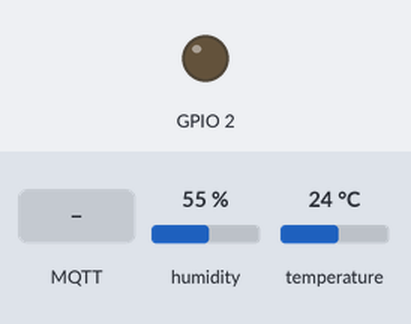
Recording of a program running on a simulated ESP32. Shown: output pins drawn as LEDs (lit = HIGH). The test bench sets the inputs (shaded band); at power-on: humidity 55 %, temperature 24 °C. No MQTT or app messages arrive unless stated; what the program prints to the serial monitor is not drawn.

Above: at 2.7 s.
2.8 s: MQTT message "on" arrives on the first subscribed topic
At 3.4 s:
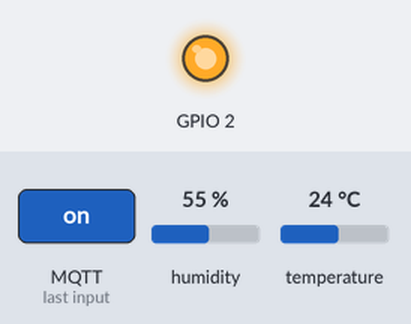
4.3 s: MQTT message "off" arrives on the first subscribed topic
At 4.7 s:
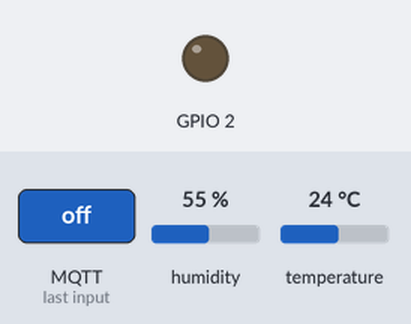
Timing chart, 0 to 7.3 s (numbered marks = the images above; inputs shaded):
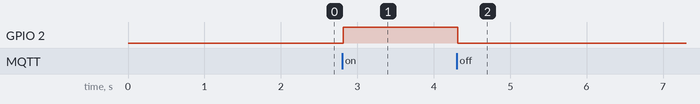

The program:

main.cpp
```cpp
// (licence header left out)
#include "mqtt.h"

/**
 * @brief Constants go here
 */
long lastMsg = 0;
int pinDHT11 = 27;
SimpleDHT11 dht11(pinDHT11);
char msg[50];
int value = 0;

/**
 * @brief Variable to publish
 */
float temperature = 0;
float humidity = 0;

/**
 * @brief Pins to use below
 */

void setup()
{
    Serial.begin(9600);

    setup_wifi();
    setup_mqtt();

    //pinMode(ledPin, OUTPUT);
}

void loop()
{
    if (!client_connected())
    {
        reconnect_mqtt();
    }

    client_loop();

    long now = millis();
    if (now - lastMsg > 5000)
    {
        lastMsg = now;

        int err = dht11.read2(&temperature, &humidity, NULL);

        //Char pointer (strings) for storage.
        char tempString[8];
        char humdString[8];

        //Temperature print out and publish
        dtostrf(temperature, 1, 2, tempString);
        Serial.print("Temperature: ");
        Serial.println(tempString);
        publish("esp32/temperature", tempString);

        //HUmidity print out and publish
        dtostrf(humidity, 1, 2, humdString);
        Serial.print("Humidity: ");
        Serial.println(humdString);
        publish("esp32/humidity", humdString);
    }
}
```

Measured:
- after the input at 2.8 s, GPIO 2: LOW → HIGH at once
- after the input at 4.3 s, GPIO 2: HIGH → LOW at once
